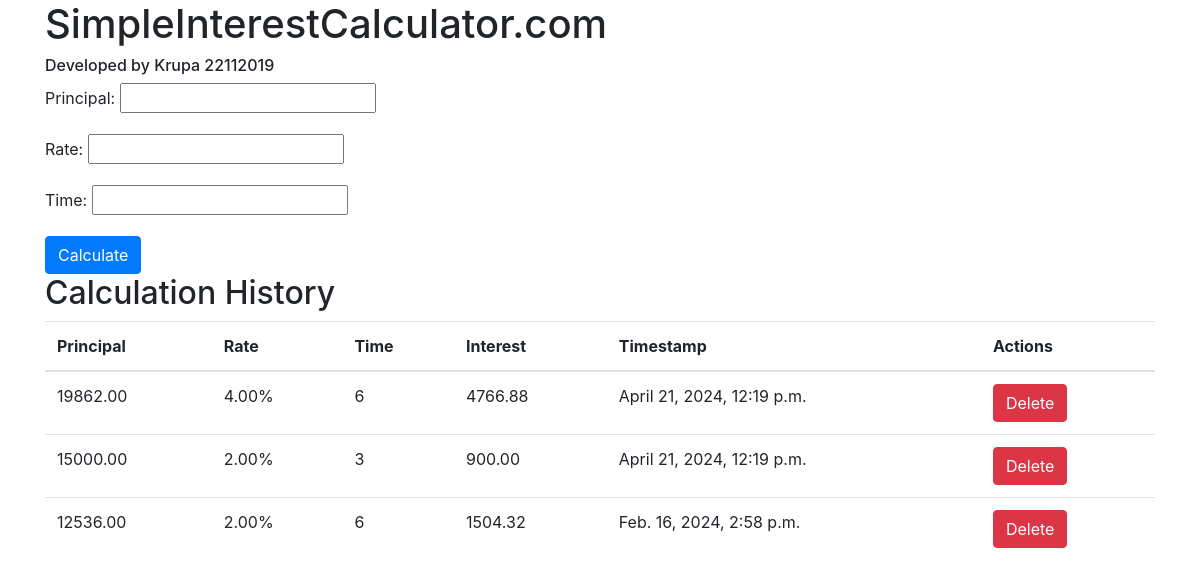
The page / on the database its author committed.
### calculator/models.py (models this page shows)
class Calculation(models.Model):
    principal = models.DecimalField(max_digits=10, decimal_places=2)
    rate = models.DecimalField(max_digits=5, decimal_places=2)
    time = models.IntegerField()
    result = models.DecimalField(max_digits=10, decimal_places=2)
    timestamp = models.DateTimeField(auto_now_add=True)

### calculator/views.py (the view)
# urls.py: path('', views.index, name='index'),    # when we keep the path empty, it is going to the root url of 127.0.0.1:8000
def index(request):
    if request.method == 'POST':
        form = calculationForm(request.POST)
        if form.is_valid():
            instance = form.save(commit=False)
            instance.result = instance.principal * (instance.rate / 100) * instance.time
            instance.save()
            return redirect('index')
    else:
        form = calculationForm()
    calculations = Calculation.objects.all().order_by('-timestamp')
    return render(request, 'index.html', {'form': form, 'calculations': calculations})

### calculator/forms.py
class calculationForm(forms.ModelForm):
    class Meta:
        model=Calculation
        fields=['principal','rate','time']

### templates/index.html (shortened to what this page needs)
<!DOCTYPE html>
<html>
<head>
    <link rel="stylesheet" href="https://stackpath.bootstrapcdn.com/bootstrap/4.4.1/css/bootstrap.min.css">
</head>
<body>
    <div class="container">
        <h1>SimpleInterestCalculator.com</h1>
        <h6>Developed by Krupa 22112019</h6>
        <form method="POST">
            {{ form.as_p }}
            <button type="submit" class="btn btn-primary">Calculate</button>
        </form>
        <h2>Calculation History</h2>
        <table class="table">
            <thead>
                <tr>
                    <th>Principal</th>
                    <th>Rate</th>
                    <th>Time</th>
                    <th>Interest</th>
                    <th>Timestamp</th>
                    <th>Actions</th>
                </tr>
            </thead>
            <tbody>
                {% for calculation in calculations %}
                <tr>
                    <td>{{ calculation.principal }}</td>
                    <td>{{ calculation.rate }}%</td>
                    <td>{{ calculation.time }}</td>
                    <td>{{ calculation.result }}</td>
                    <td>{{ calculation.timestamp }}</td>
                    <td>
                        <form action="{% url 'delete_calculation' calculation.id %}" method="post">
                            <button type="submit" class="btn btn-danger">Delete</button>
                        </form>
                    </td>
                </tr>
                {% endfor %}
            </tbody>
        </table>
    </div>
</body>
</html>

### rows shown on the page
Calculation: principal "19862.00", rate "4.00", time "6", result "4766.88", timestamp "April 21, 2024, 12:19 p.m."
Calculation: principal "15000.00", rate "2.00", time "3", result "900.00", timestamp "April 21, 2024, 12:19 p.m."
Calculation: principal "12536.00", rate "2.00", time "6", result "1504.32", timestamp "Feb. 16, 2024, 2:58 p.m."
